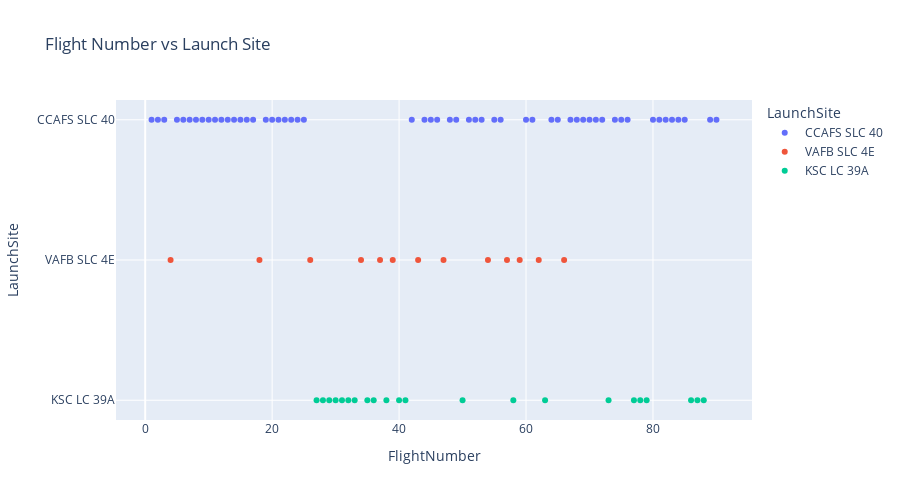
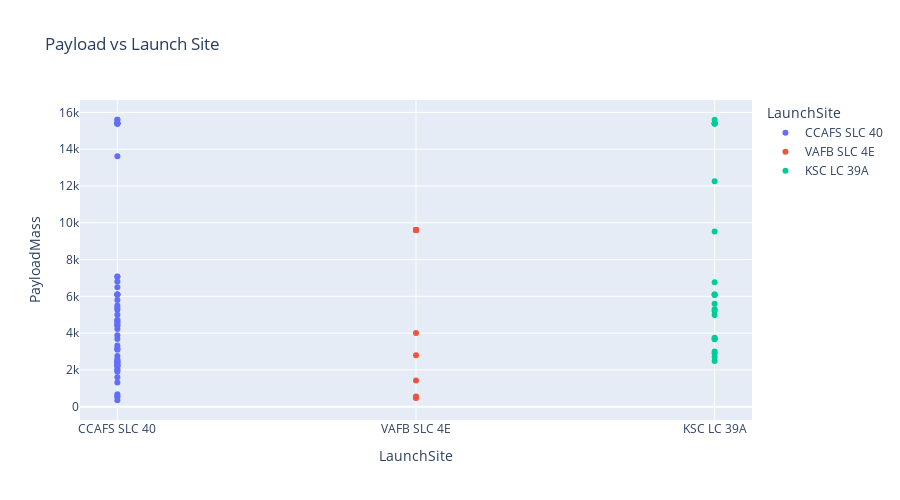

Notebook code cell kept with these figures, in order:
### Code cell
#Time for data visualisation
#DATA WANGLING OR I SHOULD SAY CLEANING
import pandas as pd
import plotly.express as ex
import numpy as np
import numpy as np
import pandas as pd
import matplotlib.pyplot as plt
from sklearn.datasets import load_iris
from sklearn.model_selection import train_test_split, GridSearchCV, cross_val_score, StratifiedKFold
from sklearn.preprocessing import StandardScaler, OneHotEncoder
from sklearn.decomposition import PCA
from sklearn.neighbors import KNeighborsClassifier
from sklearn.pipeline import Pipeline
import seaborn as sns
from sklearn.compose import ColumnTransformer
from sklearn.impute import SimpleImputer
from sklearn.ensemble import RandomForestClassifier
from sklearn.linear_model import LogisticRegression
from sklearn.metrics import classification_report, confusion_matrix, ConfusionMatrixDisplay

# Load the dataset
df = pd.read_csv("https://cf-courses-data.s3.us.cloud-object-storage.appdomain.cloud/IBM-DS0321EN-SkillsNetwork/datasets/dataset_part_1.csv")
df.dtypes
numeric_features =  df.select_dtypes(include=['int64','float64']).columns.tolist()
categorial_features = df.select_dtypes(include=['object']).columns.tolist()
numeric_transformers = Pipeline(steps=[
    ('imputer',SimpleImputer(strategy='median')),
])
categorical_transformer = Pipeline(steps=[
    ('imputer', SimpleImputer(strategy='most_frequent')),
])
preprocessing = ColumnTransformer(
    transformers=[
        ('num', numeric_transformers,numeric_features),
        ('cat', categorical_transformer,categorial_features)
    ]
)
#Handling the unknown values is done. Time for get back the data
preprocesed = preprocessing.fit_transform(df)
all_features = numeric_features+categorial_features
preprocessed_df = pd.DataFrame(preprocesed, columns=all_features)
preprocessed_df['LandingPad'].isnull().sum()
preprocessed_df.head()
fig = ex.scatter(preprocessed_df, 
                 x='FlightNumber', 
                 y='LaunchSite', 
                 color='LaunchSite',
                 title='Flight Number vs Launch Site',
                 width=900,
                 height=500)

fig.show()
fig = ex.scatter(df, x='LaunchSite',y='PayloadMass', color='LaunchSite',
                 title='Payload vs Launch Site',
                 width=900,
                 height=500)
fig.show()

### Figure 1 — Plotly figure (JSON) as saved in the notebook; plotly's stock layout.template omitted (floating-point values rounded to 4 significant figures)
{"data": [{"hovertemplate": "LaunchSite=%{y}<br>FlightNumber=%{x}<extra></extra>", "legendgroup": "CCAFS SLC 40", "marker": {"color": "#636efa", "symbol": "circle"}, "mode": "markers", "name": "CCAFS SLC 40", "orientation": "v", "showlegend": true, "type": "scatter", "x": [1, 2, 3, 5, 6, 7, 8, 9, 10, 11, 12, 13, 14, 15, 16, 17, 19, 20, 21, 22, 23, 24, 25, 42, 44, 45, 46, 48, 49, 51, 52, 53, 55, 56, 60, 61, 64, 65, 67, 68, 69, 70, 71, 72, 74, 75, 76, 80, 81, 82, 83, 84, 85, 89, 90], "xaxis": "x", "y": ["CCAFS SLC 40", "CCAFS SLC 40", "CCAFS SLC 40", "CCAFS SLC 40", "CCAFS SLC 40", "CCAFS SLC 40", "CCAFS SLC 40", "CCAFS SLC 40", "CCAFS SLC 40", "CCAFS SLC 40", "CCAFS SLC 40", "CCAFS SLC 40", "CCAFS SLC 40", "CCAFS SLC 40", "CCAFS SLC 40", "CCAFS SLC 40", "CCAFS SLC 40", "CCAFS SLC 40", "CCAFS SLC 40", "CCAFS SLC 40", "CCAFS SLC 40", "CCAFS SLC 40", "CCAFS SLC 40", "CCAFS SLC 40", "CCAFS SLC 40", "CCAFS SLC 40", "CCAFS SLC 40", "CCAFS SLC 40", "CCAFS SLC 40", "CCAFS SLC 40", "CCAFS SLC 40", "CCAFS SLC 40", "CCAFS SLC 40", "CCAFS SLC 40", "CCAFS SLC 40", "CCAFS SLC 40", "CCAFS SLC 40", "CCAFS SLC 40", "CCAFS SLC 40", "CCAFS SLC 40", "CCAFS SLC 40", "CCAFS SLC 40", "CCAFS SLC 40", "CCAFS SLC 40", "CCAFS SLC 40", "CCAFS SLC 40", "CCAFS SLC 40", "CCAFS SLC 40", "CCAFS SLC 40", "CCAFS SLC 40", "CCAFS SLC 40", "CCAFS SLC 40", "CCAFS SLC 40", "CCAFS SLC 40", "CCAFS SLC 40"], "yaxis": "y"}, {"hovertemplate": "LaunchSite=%{y}<br>FlightNumber=%{x}<extra></extra>", "legendgroup": "VAFB SLC 4E", "marker": {"color": "#EF553B", "symbol": "circle"}, "mode": "markers", "name": "VAFB SLC 4E", "orientation": "v", "showlegend": true, "type": "scatter", "x": [4, 18, 26, 34, 37, 39, 43, 47, 54, 57, 59, 62, 66], "xaxis": "x", "y": ["VAFB SLC 4E", "VAFB SLC 4E", "VAFB SLC 4E", "VAFB SLC 4E", "VAFB SLC 4E", "VAFB SLC 4E", "VAFB SLC 4E", "VAFB SLC 4E", "VAFB SLC 4E", "VAFB SLC 4E", "VAFB SLC 4E", "VAFB SLC 4E", "VAFB SLC 4E"], "yaxis": "y"}, {"hovertemplate": "LaunchSite=%{y}<br>FlightNumber=%{x}<extra></extra>", "legendgroup": "KSC LC 39A", "marker": {"color": "#00cc96", "symbol": "circle"}, "mode": "markers", "name": "KSC LC 39A", "orientation": "v", "showlegend": true, "type": "scatter", "x": [27, 28, 29, 30, 31, 32, 33, 35, 36, 38, 40, 41, 50, 58, 63, 73, 77, 78, 79, 86, 87, 88], "xaxis": "x", "y": ["KSC LC 39A", "KSC LC 39A", "KSC LC 39A", "KSC LC 39A", "KSC LC 39A", "KSC LC 39A", "KSC LC 39A", "KSC LC 39A", "KSC LC 39A", "KSC LC 39A", "KSC LC 39A", "KSC LC 39A", "KSC LC 39A", "KSC LC 39A", "KSC LC 39A", "KSC LC 39A", "KSC LC 39A", "KSC LC 39A", "KSC LC 39A", "KSC LC 39A", "KSC LC 39A", "KSC LC 39A"], "yaxis": "y"}], "layout": {"height": 500, "legend": {"title": {"text": "LaunchSite"}, "tracegroupgap": 0}, "title": {"text": "Flight Number vs Launch Site"}, "width": 900, "xaxis": {"anchor": "y", "domain": [0, 1], "title": {"text": "FlightNumber"}}, "yaxis": {"anchor": "x", "categoryarray": ["KSC LC 39A", "VAFB SLC 4E", "CCAFS SLC 40"], "categoryorder": "array", "domain": [0, 1], "title": {"text": "LaunchSite"}}}}

### Figure 2 — Plotly figure (JSON) as saved in the notebook; plotly's stock layout.template omitted (floating-point values rounded to 4 significant figures)
{"data": [{"hovertemplate": "LaunchSite=%{x}<br>PayloadMass=%{y}<extra></extra>", "legendgroup": "CCAFS SLC 40", "marker": {"color": "#636efa", "symbol": "circle"}, "mode": "markers", "name": "CCAFS SLC 40", "orientation": "v", "showlegend": true, "type": "scatter", "x": ["CCAFS SLC 40", "CCAFS SLC 40", "CCAFS SLC 40", "CCAFS SLC 40", "CCAFS SLC 40", "CCAFS SLC 40", "CCAFS SLC 40", "CCAFS SLC 40", "CCAFS SLC 40", "CCAFS SLC 40", "CCAFS SLC 40", "CCAFS SLC 40", "CCAFS SLC 40", "CCAFS SLC 40", "CCAFS SLC 40", "CCAFS SLC 40", "CCAFS SLC 40", "CCAFS SLC 40", "CCAFS SLC 40", "CCAFS SLC 40", "CCAFS SLC 40", "CCAFS SLC 40", "CCAFS SLC 40", "CCAFS SLC 40", "CCAFS SLC 40", "CCAFS SLC 40", "CCAFS SLC 40", "CCAFS SLC 40", "CCAFS SLC 40", "CCAFS SLC 40", "CCAFS SLC 40", "CCAFS SLC 40", "CCAFS SLC 40", "CCAFS SLC 40", "CCAFS SLC 40", "CCAFS SLC 40", "CCAFS SLC 40", "CCAFS SLC 40", "CCAFS SLC 40", "CCAFS SLC 40", "CCAFS SLC 40", "CCAFS SLC 40", "CCAFS SLC 40", "CCAFS SLC 40", "CCAFS SLC 40", "CCAFS SLC 40", "CCAFS SLC 40", "CCAFS SLC 40", "CCAFS SLC 40", "CCAFS SLC 40", "CCAFS SLC 40", "CCAFS SLC 40", "CCAFS SLC 40", "CCAFS SLC 40", "CCAFS SLC 40"], "xaxis": "x", "y": [6105.0, 525, 677, 3170, 3325, 2296, 1316, 4535, 4428, 2216, 2395, 570, 1898, 4707, 2477, 2034, 5271, 3136, 4696, 3100, 2257, 4600, 5500, 2205, 6105.0, 4230, 6092, 2760, 350, 5384.0, 2410, 7076, 5800, 7060, 2573, 4400, 2482, 13620, 2228.0, 6500, 15600, 5000, 6800, 15400, 15600, 15400, 1977, 15400, 15400, 3880, 6105.0, 15400, 1600, 15400, 3681], "yaxis": "y"}, {"hovertemplate": "LaunchSite=%{x}<br>PayloadMass=%{y}<extra></extra>", "legendgroup": "VAFB SLC 4E", "marker": {"color": "#EF553B", "symbol": "circle"}, "mode": "markers", "name": "VAFB SLC 4E", "orientation": "v", "showlegend": true, "type": "scatter", "x": ["VAFB SLC 4E", "VAFB SLC 4E", "VAFB SLC 4E", "VAFB SLC 4E", "VAFB SLC 4E", "VAFB SLC 4E", "VAFB SLC 4E", "VAFB SLC 4E", "VAFB SLC 4E", "VAFB SLC 4E", "VAFB SLC 4E", "VAFB SLC 4E", "VAFB SLC 4E"], "xaxis": "x", "y": [500, 553, 9600, 9600, 475, 9600, 9600, 9600, 9600, 2800, 4000, 9600, 1425], "yaxis": "y"}, {"hovertemplate": "LaunchSite=%{x}<br>PayloadMass=%{y}<extra></extra>", "legendgroup": "KSC LC 39A", "marker": {"color": "#00cc96", "symbol": "circle"}, "mode": "markers", "name": "KSC LC 39A", "orientation": "v", "showlegend": true, "type": "scatter", "x": ["KSC LC 39A", "KSC LC 39A", "KSC LC 39A", "KSC LC 39A", "KSC LC 39A", "KSC LC 39A", "KSC LC 39A", "KSC LC 39A", "KSC LC 39A", "KSC LC 39A", "KSC LC 39A", "KSC LC 39A", "KSC LC 39A", "KSC LC 39A", "KSC LC 39A", "KSC LC 39A", "KSC LC 39A", "KSC LC 39A", "KSC LC 39A", "KSC LC 39A", "KSC LC 39A", "KSC LC 39A"], "xaxis": "x", "y": [2490, 5600, 5300, 6105.0, 6070, 2708, 3669, 6761, 2910, 4990, 5200, 3700, 3750, 3000, 12259, 6105.0, 15600, 15400, 9525, 15400, 15400, 15400], "yaxis": "y"}], "layout": {"height": 500, "legend": {"title": {"text": "LaunchSite"}, "tracegroupgap": 0}, "title": {"text": "Payload vs Launch Site"}, "width": 900, "xaxis": {"anchor": "y", "categoryarray": ["CCAFS SLC 40", "VAFB SLC 4E", "KSC LC 39A"], "categoryorder": "array", "domain": [0, 1], "title": {"text": "LaunchSite"}}, "yaxis": {"anchor": "x", "domain": [0, 1], "title": {"text": "PayloadMass"}}}}
